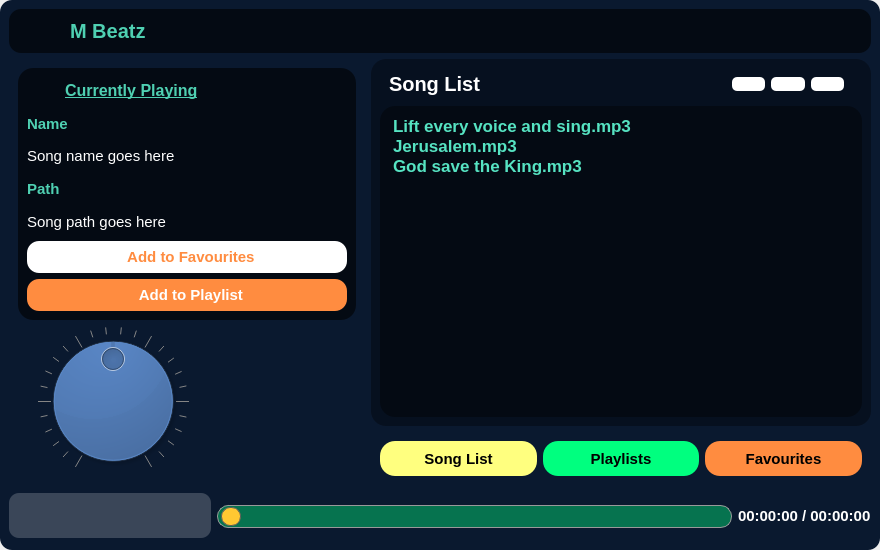
<?xml version="1.0" encoding="UTF-8"?>
<ui version="4.0">
 <class>MusicApp</class>
 <widget class="QMainWindow" name="MusicApp">
  <property name="geometry">
   <rect>
    <x>0</x>
    <y>0</y>
    <width>880</width>
    <height>550</height>
   </rect>
  </property>
  <property name="minimumSize">
   <size>
    <width>880</width>
    <height>550</height>
   </size>
  </property>
  <property name="maximumSize">
   <size>
    <width>16777215</width>
    <height>16777215</height>
   </size>
  </property>
  <property name="windowTitle">
   <string>Advanced Music Player</string>
  </property>
  <widget class="QWidget" name="centralwidget">
   <property name="styleSheet">
    <string notr="true">background-color: rgb(10, 25, 47);
border-radius:12px;</string>
   </property>
   <layout class="QVBoxLayout" name="verticalLayout_5">
    <item>
     <widget class="QFrame" name="title_frame">
      <property name="styleSheet">
       <string notr="true">background-color: rgb(4, 10, 19);
padding:3px;</string>
      </property>
      <property name="frameShape">
       <enum>QFrame::NoFrame</enum>
      </property>
      <property name="frameShadow">
       <enum>QFrame::Raised</enum>
      </property>
      <layout class="QHBoxLayout" name="horizontalLayout_3">
       <property name="leftMargin">
        <number>0</number>
       </property>
       <property name="topMargin">
        <number>0</number>
       </property>
       <property name="rightMargin">
        <number>0</number>
       </property>
       <property name="bottomMargin">
        <number>0</number>
       </property>
       <item>
        <widget class="QFrame" name="frame">
         <property name="frameShape">
          <enum>QFrame::NoFrame</enum>
         </property>
         <property name="frameShadow">
          <enum>QFrame::Raised</enum>
         </property>
         <layout class="QHBoxLayout" name="horizontalLayout_2">
          <property name="topMargin">
           <number>0</number>
          </property>
          <property name="rightMargin">
           <number>0</number>
          </property>
          <property name="bottomMargin">
           <number>0</number>
          </property>
          <item>
           <widget class="QLabel" name="label_4">
            <property name="maximumSize">
             <size>
              <width>32</width>
              <height>32</height>
             </size>
            </property>
            <property name="text">
             <string/>
            </property>
            <property name="pixmap">
             <pixmap>:/img/utils/images/app_icon.png</pixmap>
            </property>
            <property name="scaledContents">
             <bool>true</bool>
            </property>
           </widget>
          </item>
          <item>
           <widget class="QLabel" name="label_3">
            <property name="font">
             <font>
              <pointsize>15</pointsize>
              <weight>75</weight>
              <bold>true</bold>
             </font>
            </property>
            <property name="styleSheet">
             <string notr="true">color: rgb(79, 208, 178);</string>
            </property>
            <property name="text">
             <string>M Beatz</string>
            </property>
           </widget>
          </item>
         </layout>
        </widget>
       </item>
       <item>
        <widget class="QFrame" name="frame_2">
         <property name="maximumSize">
          <size>
           <width>110</width>
           <height>16777215</height>
          </size>
         </property>
         <property name="frameShape">
          <enum>QFrame::NoFrame</enum>
         </property>
         <property name="frameShadow">
          <enum>QFrame::Raised</enum>
         </property>
         <layout class="QHBoxLayout" name="horizontalLayout">
          <property name="leftMargin">
           <number>0</number>
          </property>
          <property name="topMargin">
           <number>0</number>
          </property>
          <property name="rightMargin">
           <number>0</number>
          </property>
          <property name="bottomMargin">
           <number>0</number>
          </property>
          <item>
           <widget class="QPushButton" name="minimize_btn">
            <property name="minimumSize">
             <size>
              <width>32</width>
              <height>32</height>
             </size>
            </property>
            <property name="cursor">
             <cursorShape>PointingHandCursor</cursorShape>
            </property>
            <property name="styleSheet">
             <string notr="true">QPushButton{
	background-color: rgba(255, 255, 255, 0);
	background-repeat:no-repeat;
	border:none;
	background-position:center center;

}

QPushButton:hover{
	background-color: rgba(255,255,255,130);
}
</string>
            </property>
            <property name="text">
             <string/>
            </property>
            <property name="icon">
             <iconset>
              <normaloff>:/img/utils/images/min.png</normaloff>:/img/utils/images/min.png</iconset>
            </property>
            <property name="flat">
             <bool>true</bool>
            </property>
           </widget>
          </item>
          <item>
           <widget class="QPushButton" name="normal_btn">
            <property name="minimumSize">
             <size>
              <width>32</width>
              <height>32</height>
             </size>
            </property>
            <property name="cursor">
             <cursorShape>PointingHandCursor</cursorShape>
            </property>
            <property name="styleSheet">
             <string notr="true">QPushButton{
	background-color: rgba(255, 255, 255, 0);
	background-repeat:no-repeat;
	border:none;
	background-position:center center;

}

QPushButton:hover{
	background-color: rgba(0,0,255,130);
}
</string>
            </property>
            <property name="text">
             <string/>
            </property>
            <property name="icon">
             <iconset>
              <normaloff>:/img/utils/images/sliderHandle.png</normaloff>:/img/utils/images/sliderHandle.png</iconset>
            </property>
            <property name="flat">
             <bool>true</bool>
            </property>
           </widget>
          </item>
          <item>
           <widget class="QPushButton" name="close_btn">
            <property name="minimumSize">
             <size>
              <width>32</width>
              <height>32</height>
             </size>
            </property>
            <property name="cursor">
             <cursorShape>PointingHandCursor</cursorShape>
            </property>
            <property name="styleSheet">
             <string notr="true">QPushButton{
	background-color: rgba(255, 255, 255, 0);
	background-repeat:no-repeat;
	border:none;
	background-position:center center;

}

QPushButton:hover{
	background-color: rgba(255, 20, 12, 200);
}

QPushButton:pressed{
	background-color: rgba(255, 20, 12, 200);
	border-color:rgba(255,255,255,30);
	border-style:inset;
	color:rgba(0,0,0,100);
}</string>
            </property>
            <property name="text">
             <string/>
            </property>
            <property name="icon">
             <iconset>
              <normaloff>:/img/utils/images/quit.png</normaloff>:/img/utils/images/quit.png</iconset>
            </property>
            <property name="flat">
             <bool>true</bool>
            </property>
           </widget>
          </item>
         </layout>
        </widget>
       </item>
      </layout>
     </widget>
    </item>
    <item>
     <widget class="QFrame" name="frame_10">
      <property name="frameShape">
       <enum>QFrame::NoFrame</enum>
      </property>
      <property name="frameShadow">
       <enum>QFrame::Raised</enum>
      </property>
      <layout class="QHBoxLayout" name="horizontalLayout_8">
       <property name="leftMargin">
        <number>0</number>
       </property>
       <property name="topMargin">
        <number>0</number>
       </property>
       <property name="rightMargin">
        <number>0</number>
       </property>
       <property name="bottomMargin">
        <number>0</number>
       </property>
       <item alignment="Qt::AlignLeft">
        <widget class="QFrame" name="frame_3">
         <property name="minimumSize">
          <size>
           <width>356</width>
           <height>0</height>
          </size>
         </property>
         <property name="frameShape">
          <enum>QFrame::NoFrame</enum>
         </property>
         <property name="frameShadow">
          <enum>QFrame::Raised</enum>
         </property>
         <layout class="QVBoxLayout" name="verticalLayout_2">
          <item>
           <widget class="QFrame" name="frame_4">
            <property name="minimumSize">
             <size>
              <width>0</width>
              <height>252</height>
             </size>
            </property>
            <property name="styleSheet">
             <string notr="true">background-color: rgba(0, 0, 0, 150);
border-radius: 15px;</string>
            </property>
            <property name="frameShape">
             <enum>QFrame::NoFrame</enum>
            </property>
            <property name="frameShadow">
             <enum>QFrame::Raised</enum>
            </property>
            <layout class="QVBoxLayout" name="verticalLayout">
             <property name="spacing">
              <number>6</number>
             </property>
             <property name="leftMargin">
              <number>9</number>
             </property>
             <property name="topMargin">
              <number>9</number>
             </property>
             <property name="rightMargin">
              <number>9</number>
             </property>
             <item>
              <widget class="QFrame" name="frame_5">
               <property name="styleSheet">
                <string notr="true">background-color: rgba(255, 255, 255, 0);</string>
               </property>
               <property name="frameShape">
                <enum>QFrame::StyledPanel</enum>
               </property>
               <property name="frameShadow">
                <enum>QFrame::Raised</enum>
               </property>
               <layout class="QHBoxLayout" name="horizontalLayout_4">
                <property name="leftMargin">
                 <number>0</number>
                </property>
                <property name="topMargin">
                 <number>0</number>
                </property>
                <property name="rightMargin">
                 <number>0</number>
                </property>
                <property name="bottomMargin">
                 <number>0</number>
                </property>
                <item>
                 <widget class="QLabel" name="label_6">
                  <property name="maximumSize">
                   <size>
                    <width>32</width>
                    <height>32</height>
                   </size>
                  </property>
                  <property name="font">
                   <font>
                    <pointsize>12</pointsize>
                    <weight>75</weight>
                    <bold>true</bold>
                   </font>
                  </property>
                  <property name="styleSheet">
                   <string notr="true">background-color: rgba(0, 0, 0,0);
color: rgb(79, 208, 178);</string>
                  </property>
                  <property name="text">
                   <string/>
                  </property>
                  <property name="pixmap">
                   <pixmap>:/img/utils/images/current-music.png</pixmap>
                  </property>
                  <property name="scaledContents">
                   <bool>true</bool>
                  </property>
                 </widget>
                </item>
                <item>
                 <widget class="QLabel" name="label_5">
                  <property name="font">
                   <font>
                    <pointsize>12</pointsize>
                    <weight>75</weight>
                    <bold>true</bold>
                    <underline>true</underline>
                   </font>
                  </property>
                  <property name="styleSheet">
                   <string notr="true">background-color: rgba(0, 0, 0,0);
color: rgb(79, 208, 178);</string>
                  </property>
                  <property name="text">
                   <string>Currently Playing</string>
                  </property>
                 </widget>
                </item>
               </layout>
              </widget>
             </item>
             <item>
              <widget class="QLabel" name="label_7">
               <property name="font">
                <font>
                 <pointsize>11</pointsize>
                 <weight>75</weight>
                 <bold>true</bold>
                </font>
               </property>
               <property name="styleSheet">
                <string notr="true">background-color: rgba(0, 0, 0,0);
color: rgb(79, 208, 178);</string>
               </property>
               <property name="text">
                <string>Name</string>
               </property>
              </widget>
             </item>
             <item>
              <widget class="QLabel" name="cuurent_song_name">
               <property name="font">
                <font>
                 <pointsize>11</pointsize>
                 <weight>50</weight>
                 <bold>false</bold>
                </font>
               </property>
               <property name="styleSheet">
                <string notr="true">background-color: rgba(0, 0, 0,0);
color: rgb(255, 255, 255);</string>
               </property>
               <property name="text">
                <string>Song name goes here</string>
               </property>
              </widget>
             </item>
             <item>
              <widget class="QLabel" name="label_8">
               <property name="font">
                <font>
                 <pointsize>11</pointsize>
                 <weight>75</weight>
                 <bold>true</bold>
                </font>
               </property>
               <property name="styleSheet">
                <string notr="true">background-color: rgba(0, 0, 0,0);
color: rgb(79, 208, 178);</string>
               </property>
               <property name="text">
                <string>Path</string>
               </property>
              </widget>
             </item>
             <item>
              <widget class="QLabel" name="label_9">
               <property name="font">
                <font>
                 <pointsize>11</pointsize>
                 <weight>50</weight>
                 <bold>false</bold>
                </font>
               </property>
               <property name="styleSheet">
                <string notr="true">background-color: rgba(0, 0, 0,0);
color: rgb(255, 255, 255);</string>
               </property>
               <property name="text">
                <string>Song path goes here</string>
               </property>
              </widget>
             </item>
             <item>
              <widget class="QPushButton" name="add_to_fav_btn">
               <property name="minimumSize">
                <size>
                 <width>0</width>
                 <height>32</height>
                </size>
               </property>
               <property name="font">
                <font>
                 <pointsize>11</pointsize>
                 <weight>75</weight>
                 <bold>true</bold>
                </font>
               </property>
               <property name="cursor">
                <cursorShape>PointingHandCursor</cursorShape>
               </property>
               <property name="styleSheet">
                <string notr="true">background-color: rgb(255, 255, 255);
color: rgb(255, 140, 64);
border-radius:12px;</string>
               </property>
               <property name="text">
                <string>  Add to Favourites</string>
               </property>
               <property name="icon">
                <iconset>
                 <normaloff>:/img/utils/images/like.png</normaloff>:/img/utils/images/like.png</iconset>
               </property>
               <property name="iconSize">
                <size>
                 <width>24</width>
                 <height>24</height>
                </size>
               </property>
              </widget>
             </item>
             <item>
              <widget class="QPushButton" name="add_to_playlist">
               <property name="minimumSize">
                <size>
                 <width>0</width>
                 <height>32</height>
                </size>
               </property>
               <property name="font">
                <font>
                 <pointsize>11</pointsize>
                 <weight>75</weight>
                 <bold>true</bold>
                </font>
               </property>
               <property name="cursor">
                <cursorShape>PointingHandCursor</cursorShape>
               </property>
               <property name="styleSheet">
                <string notr="true">background-color: rgb(255, 140, 64);
color: rgb(255, 255, 255);
border-radius:12px;</string>
               </property>
               <property name="text">
                <string>  Add to Playlist</string>
               </property>
               <property name="icon">
                <iconset>
                 <normaloff>:/img/utils/images/music_list.png</normaloff>:/img/utils/images/music_list.png</iconset>
               </property>
               <property name="iconSize">
                <size>
                 <width>24</width>
                 <height>24</height>
                </size>
               </property>
              </widget>
             </item>
            </layout>
           </widget>
          </item>
          <item>
           <widget class="QDial" name="volume_dial">
            <property name="minimumSize">
             <size>
              <width>0</width>
              <height>116</height>
             </size>
            </property>
            <property name="maximumSize">
             <size>
              <width>190</width>
              <height>16777215</height>
             </size>
            </property>
            <property name="cursor">
             <cursorShape>ClosedHandCursor</cursorShape>
            </property>
            <property name="styleSheet">
             <string notr="true"/>
            </property>
            <property name="maximum">
             <number>100</number>
            </property>
            <property name="value">
             <number>50</number>
            </property>
            <property name="tracking">
             <bool>false</bool>
            </property>
            <property name="wrapping">
             <bool>false</bool>
            </property>
            <property name="notchesVisible">
             <bool>true</bool>
            </property>
           </widget>
          </item>
         </layout>
        </widget>
       </item>
       <item>
        <widget class="QFrame" name="frame_6">
         <property name="frameShape">
          <enum>QFrame::NoFrame</enum>
         </property>
         <property name="frameShadow">
          <enum>QFrame::Raised</enum>
         </property>
         <layout class="QVBoxLayout" name="verticalLayout_4">
          <property name="leftMargin">
           <number>0</number>
          </property>
          <property name="topMargin">
           <number>0</number>
          </property>
          <property name="rightMargin">
           <number>0</number>
          </property>
          <property name="bottomMargin">
           <number>0</number>
          </property>
          <item>
           <widget class="QStackedWidget" name="stackedWidget">
            <property name="styleSheet">
             <string notr="true">background-color: rgba(0, 0, 0, 50);
border-radius:15px;</string>
            </property>
            <property name="currentIndex">
             <number>0</number>
            </property>
            <widget class="QWidget" name="song_list_page">
             <layout class="QVBoxLayout" name="verticalLayout_3">
              <item>
               <widget class="QFrame" name="frame_7">
                <property name="styleSheet">
                 <string notr="true">background-color: rgba(255, 255, 255, 0);</string>
                </property>
                <property name="frameShape">
                 <enum>QFrame::NoFrame</enum>
                </property>
                <property name="frameShadow">
                 <enum>QFrame::Raised</enum>
                </property>
                <layout class="QHBoxLayout" name="horizontalLayout_5">
                 <property name="topMargin">
                  <number>0</number>
                 </property>
                 <property name="bottomMargin">
                  <number>0</number>
                 </property>
                 <item>
                  <widget class="QLabel" name="label_10">
                   <property name="font">
                    <font>
                     <pointsize>15</pointsize>
                     <weight>75</weight>
                     <bold>true</bold>
                    </font>
                   </property>
                   <property name="styleSheet">
                    <string notr="true">color: rgb(255, 255, 255);</string>
                   </property>
                   <property name="text">
                    <string>Song List</string>
                   </property>
                  </widget>
                 </item>
                 <item>
                  <widget class="QFrame" name="frame_8">
                   <property name="maximumSize">
                    <size>
                     <width>130</width>
                     <height>16777215</height>
                    </size>
                   </property>
                   <property name="frameShape">
                    <enum>QFrame::NoFrame</enum>
                   </property>
                   <property name="frameShadow">
                    <enum>QFrame::Raised</enum>
                   </property>
                   <layout class="QHBoxLayout" name="horizontalLayout_6">
                    <item>
                     <widget class="QPushButton" name="add_songs_btn">
                      <property name="cursor">
                       <cursorShape>PointingHandCursor</cursorShape>
                      </property>
                      <property name="styleSheet">
                       <string notr="true">background-color: rgb(255, 255, 255);
border-radius:5px;</string>
                      </property>
                      <property name="text">
                       <string/>
                      </property>
                      <property name="icon">
                       <iconset>
                        <normaloff>:/img/utils/images/addFromLocal.png</normaloff>:/img/utils/images/addFromLocal.png</iconset>
                      </property>
                      <property name="iconSize">
                       <size>
                        <width>32</width>
                        <height>32</height>
                       </size>
                      </property>
                     </widget>
                    </item>
                    <item>
                     <widget class="QPushButton" name="delete_selected_btn">
                      <property name="cursor">
                       <cursorShape>PointingHandCursor</cursorShape>
                      </property>
                      <property name="styleSheet">
                       <string notr="true">background-color: rgb(255, 255, 255);
border-radius:5px;</string>
                      </property>
                      <property name="text">
                       <string/>
                      </property>
                      <property name="icon">
                       <iconset>
                        <normaloff>:/img/utils/images/clear.png</normaloff>:/img/utils/images/clear.png</iconset>
                      </property>
                      <property name="iconSize">
                       <size>
                        <width>32</width>
                        <height>32</height>
                       </size>
                      </property>
                     </widget>
                    </item>
                    <item>
                     <widget class="QPushButton" name="delete_all_songs_btn">
                      <property name="cursor">
                       <cursorShape>PointingHandCursor</cursorShape>
                      </property>
                      <property name="styleSheet">
                       <string notr="true">background-color: rgb(255, 255, 255);
border-radius:5px;</string>
                      </property>
                      <property name="text">
                       <string/>
                      </property>
                      <property name="icon">
                       <iconset>
                        <normaloff>:/img/utils/images/remove.png</normaloff>:/img/utils/images/remove.png</iconset>
                      </property>
                      <property name="iconSize">
                       <size>
                        <width>32</width>
                        <height>32</height>
                       </size>
                      </property>
                     </widget>
                    </item>
                   </layout>
                  </widget>
                 </item>
                </layout>
               </widget>
              </item>
              <item>
               <widget class="QListWidget" name="loaded_songs_listWidget">
                <property name="font">
                 <font>
                  <pointsize>13</pointsize>
                  <weight>75</weight>
                  <bold>true</bold>
                 </font>
                </property>
                <property name="cursor" stdset="0">
                 <cursorShape>PointingHandCursor</cursorShape>
                </property>
                <property name="styleSheet">
                 <string notr="true">color: rgb(86, 227, 194);
background-color: rgba(0, 0, 0, 100);

selection-background-color: rgb(255, 140, 64);
selection-color: rgb(255, 255, 255);
padding:10px;
</string>
                </property>
                <property name="verticalScrollBarPolicy">
                 <enum>Qt::ScrollBarAlwaysOff</enum>
                </property>
                <property name="horizontalScrollBarPolicy">
                 <enum>Qt::ScrollBarAlwaysOff</enum>
                </property>
                <item>
                 <property name="text">
                  <string>Lift every voice and sing.mp3</string>
                 </property>
                </item>
                <item>
                 <property name="text">
                  <string>Jerusalem.mp3</string>
                 </property>
                </item>
                <item>
                 <property name="text">
                  <string>God save the King.mp3</string>
                 </property>
                </item>
               </widget>
              </item>
             </layout>
            </widget>
            <widget class="QWidget" name="playlists_page"/>
            <widget class="QWidget" name="favourites_page"/>
           </widget>
          </item>
          <item>
           <widget class="QFrame" name="frame_9">
            <property name="frameShape">
             <enum>QFrame::NoFrame</enum>
            </property>
            <property name="frameShadow">
             <enum>QFrame::Raised</enum>
            </property>
            <layout class="QHBoxLayout" name="horizontalLayout_7">
             <item>
              <widget class="QPushButton" name="song_list_btn">
               <property name="minimumSize">
                <size>
                 <width>0</width>
                 <height>35</height>
                </size>
               </property>
               <property name="font">
                <font>
                 <pointsize>11</pointsize>
                 <weight>75</weight>
                 <bold>true</bold>
                </font>
               </property>
               <property name="cursor">
                <cursorShape>PointingHandCursor</cursorShape>
               </property>
               <property name="styleSheet">
                <string notr="true">background-color: rgb(255, 255, 127);
border-radius:15px;</string>
               </property>
               <property name="text">
                <string>Song List</string>
               </property>
              </widget>
             </item>
             <item>
              <widget class="QPushButton" name="playlists_btn">
               <property name="minimumSize">
                <size>
                 <width>0</width>
                 <height>35</height>
                </size>
               </property>
               <property name="font">
                <font>
                 <pointsize>11</pointsize>
                 <weight>75</weight>
                 <bold>true</bold>
                </font>
               </property>
               <property name="cursor">
                <cursorShape>PointingHandCursor</cursorShape>
               </property>
               <property name="styleSheet">
                <string notr="true">background-color: rgb(0, 255, 127);
border-radius:15px;</string>
               </property>
               <property name="text">
                <string>Playlists</string>
               </property>
              </widget>
             </item>
             <item>
              <widget class="QPushButton" name="favourites_btn">
               <property name="minimumSize">
                <size>
                 <width>0</width>
                 <height>35</height>
                </size>
               </property>
               <property name="font">
                <font>
                 <pointsize>11</pointsize>
                 <weight>75</weight>
                 <bold>true</bold>
                </font>
               </property>
               <property name="cursor">
                <cursorShape>PointingHandCursor</cursorShape>
               </property>
               <property name="styleSheet">
                <string notr="true">background-color: rgb(255, 140, 64);
border-radius:15px;</string>
               </property>
               <property name="text">
                <string>Favourites</string>
               </property>
              </widget>
             </item>
            </layout>
           </widget>
          </item>
         </layout>
        </widget>
       </item>
      </layout>
     </widget>
    </item>
    <item>
     <widget class="QFrame" name="frame_11">
      <property name="frameShape">
       <enum>QFrame::NoFrame</enum>
      </property>
      <property name="frameShadow">
       <enum>QFrame::Raised</enum>
      </property>
      <layout class="QHBoxLayout" name="horizontalLayout_11">
       <property name="leftMargin">
        <number>0</number>
       </property>
       <property name="topMargin">
        <number>0</number>
       </property>
       <property name="rightMargin">
        <number>0</number>
       </property>
       <property name="bottomMargin">
        <number>0</number>
       </property>
       <item alignment="Qt::AlignHCenter">
        <widget class="QFrame" name="frame_13">
         <property name="maximumSize">
          <size>
           <width>16777215</width>
           <height>45</height>
          </size>
         </property>
         <property name="styleSheet">
          <string notr="true">background-color: rgba(255, 255, 255, 50);
border-radius:10px;</string>
         </property>
         <property name="frameShape">
          <enum>QFrame::NoFrame</enum>
         </property>
         <property name="frameShadow">
          <enum>QFrame::Raised</enum>
         </property>
         <layout class="QHBoxLayout" name="horizontalLayout_12">
          <item>
           <widget class="QPushButton" name="play_btn_2">
            <property name="minimumSize">
             <size>
              <width>30</width>
              <height>30</height>
             </size>
            </property>
            <property name="cursor">
             <cursorShape>PointingHandCursor</cursorShape>
            </property>
            <property name="styleSheet">
             <string notr="true">QPushButton{
	background-color: rgba(255, 255, 255, 0);
	background-repeat:no-repeat;
	border:none;
	background-position:center center;

}

QPushButton:hover{
	background-color: rgba(255,255,255,100);
}
</string>
            </property>
            <property name="text">
             <string/>
            </property>
            <property name="icon">
             <iconset>
              <normaloff>utils/images/pase.png</normaloff>utils/images/pase.png</iconset>
            </property>
            <property name="flat">
             <bool>true</bool>
            </property>
           </widget>
          </item>
          <item>
           <widget class="QPushButton" name="pause_btn_2">
            <property name="minimumSize">
             <size>
              <width>30</width>
              <height>30</height>
             </size>
            </property>
            <property name="cursor">
             <cursorShape>PointingHandCursor</cursorShape>
            </property>
            <property name="styleSheet">
             <string notr="true">QPushButton{
	background-color: rgba(255, 255, 255, 0);
	background-repeat:no-repeat;
	border:none;
	background-position:center center;

}

QPushButton:hover{
	background-color: rgba(255,255,255,100);
}
</string>
            </property>
            <property name="text">
             <string/>
            </property>
            <property name="icon">
             <iconset>
              <normaloff>utils/images/play.png</normaloff>utils/images/play.png</iconset>
            </property>
            <property name="flat">
             <bool>true</bool>
            </property>
           </widget>
          </item>
          <item>
           <widget class="QPushButton" name="stop_btn_2">
            <property name="minimumSize">
             <size>
              <width>30</width>
              <height>30</height>
             </size>
            </property>
            <property name="cursor">
             <cursorShape>PointingHandCursor</cursorShape>
            </property>
            <property name="styleSheet">
             <string notr="true">QPushButton{
	background-color: rgba(255, 255, 255, 0);
	background-repeat:no-repeat;
	border:none;
	background-position:center center;

}

QPushButton:hover{
	background-color: rgba(255,255,255,100);
}
</string>
            </property>
            <property name="text">
             <string/>
            </property>
            <property name="icon">
             <iconset>
              <normaloff>:/img/utils/images/sliderHandle.png</normaloff>:/img/utils/images/sliderHandle.png</iconset>
            </property>
            <property name="flat">
             <bool>true</bool>
            </property>
           </widget>
          </item>
          <item>
           <widget class="QPushButton" name="previous_btn_2">
            <property name="minimumSize">
             <size>
              <width>30</width>
              <height>30</height>
             </size>
            </property>
            <property name="cursor">
             <cursorShape>PointingHandCursor</cursorShape>
            </property>
            <property name="styleSheet">
             <string notr="true">QPushButton{
	background-color: rgba(255, 255, 255, 0);
	background-repeat:no-repeat;
	border:none;
	background-position:center center;

}

QPushButton:hover{
	background-color: rgba(255,255,255,100);
}
</string>
            </property>
            <property name="text">
             <string/>
            </property>
            <property name="icon">
             <iconset>
              <normaloff>:/img/utils/images/pre.png</normaloff>:/img/utils/images/pre.png</iconset>
            </property>
            <property name="flat">
             <bool>true</bool>
            </property>
           </widget>
          </item>
          <item>
           <widget class="QPushButton" name="next_btn_2">
            <property name="minimumSize">
             <size>
              <width>32</width>
              <height>30</height>
             </size>
            </property>
            <property name="maximumSize">
             <size>
              <width>25</width>
              <height>16777215</height>
             </size>
            </property>
            <property name="cursor">
             <cursorShape>PointingHandCursor</cursorShape>
            </property>
            <property name="styleSheet">
             <string notr="true">QPushButton{
	background-color: rgba(255, 255, 255, 0);
	background-repeat:no-repeat;
	border:none;
	background-position:center center;

}

QPushButton:hover{
	background-color: rgba(255,255,255,100);
}
</string>
            </property>
            <property name="text">
             <string/>
            </property>
            <property name="icon">
             <iconset>
              <normaloff>:/img/utils/images/next.png</normaloff>:/img/utils/images/next.png</iconset>
            </property>
            <property name="iconSize">
             <size>
              <width>32</width>
              <height>16</height>
             </size>
            </property>
            <property name="flat">
             <bool>true</bool>
            </property>
           </widget>
          </item>
         </layout>
        </widget>
       </item>
       <item>
        <widget class="QSlider" name="music_slider_2">
         <property name="minimumSize">
          <size>
           <width>0</width>
           <height>50</height>
          </size>
         </property>
         <property name="cursor">
          <cursorShape>PointingHandCursor</cursorShape>
         </property>
         <property name="styleSheet">
          <string notr="true">QSlider::groove:horizontal {
    border: 1px solid #999999;
    height: 15px; 
   padding:3px;
	background: rgba(0, 255, 127, 100);
    margin: 2px 0;
	border-radius:11px;
}

QSlider::handle:horizontal {
    background:  rgb(255, 200, 50);
    border: 1px solid #5c5c5c;
    width: 18px;
    margin: -2px 0;
    border-radius: 9px;
}</string>
         </property>
         <property name="orientation">
          <enum>Qt::Horizontal</enum>
         </property>
        </widget>
       </item>
       <item>
        <widget class="QLabel" name="time_label_2">
         <property name="maximumSize">
          <size>
           <width>16777215</width>
           <height>35</height>
          </size>
         </property>
         <property name="font">
          <font>
           <pointsize>11</pointsize>
           <weight>75</weight>
           <bold>true</bold>
          </font>
         </property>
         <property name="styleSheet">
          <string notr="true">color: rgb(255, 255, 255);
</string>
         </property>
         <property name="text">
          <string>00:00:00 / 00:00:00</string>
         </property>
        </widget>
       </item>
      </layout>
     </widget>
    </item>
   </layout>
  </widget>
 </widget>
 <resources>
  <include location="res.qrc"/>
  <include location="res.qrc"/>
 </resources>
 <connections/>
</ui>
